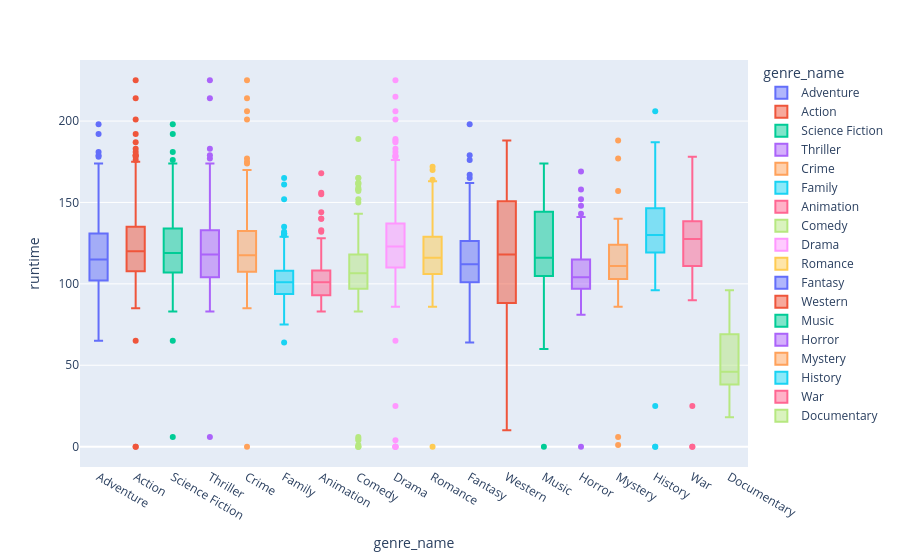

The notebook cell this image was saved under:
### Code cell
px.box(q2_df, x="genre_name", y="runtime", color = "genre_name", points = "outliers")

### Figure 1 — Plotly figure (JSON) as saved in the notebook; plotly's stock layout.template omitted (floating-point values rounded to 4 significant figures; data arrays with more than 128 entries replaced by an {"elided": "..."} marker saying what was removed)
{"data": [{"alignmentgroup": "True", "boxpoints": "outliers", "hovertemplate": "genre_name=%{x}<br>runtime=%{y}<extra></extra>", "legendgroup": "Adventure", "marker": {"color": "#636efa"}, "name": "Adventure", "notched": false, "offsetgroup": "Adventure", "orientation": "v", "showlegend": true, "type": "box", "x": {"elided": "368 str values"}, "x0": " ", "xaxis": "x", "y": {"elided": "368 int values"}, "y0": " ", "yaxis": "y"}, {"alignmentgroup": "True", "boxpoints": "outliers", "hovertemplate": "genre_name=%{x}<br>runtime=%{y}<extra></extra>", "legendgroup": "Action", "marker": {"color": "#EF553B"}, "name": "Action", "notched": false, "offsetgroup": "Action", "orientation": "v", "showlegend": true, "type": "box", "x": {"elided": "453 str values"}, "x0": " ", "xaxis": "x", "y": {"elided": "453 int values"}, "y0": " ", "yaxis": "y"}, {"alignmentgroup": "True", "boxpoints": "outliers", "hovertemplate": "genre_name=%{x}<br>runtime=%{y}<extra></extra>", "legendgroup": "Science Fiction", "marker": {"color": "#00cc96"}, "name": "Science Fiction", "notched": false, "offsetgroup": "Science Fiction", "orientation": "v", "showlegend": true, "type": "box", "x": {"elided": "190 str values"}, "x0": " ", "xaxis": "x", "y": {"elided": "190 int values"}, "y0": " ", "yaxis": "y"}, {"alignmentgroup": "True", "boxpoints": "outliers", "hovertemplate": "genre_name=%{x}<br>runtime=%{y}<extra></extra>", "legendgroup": "Thriller", "marker": {"color": "#ab63fa"}, "name": "Thriller", "notched": false, "offsetgroup": "Thriller", "orientation": "v", "showlegend": true, "type": "box", "x": {"elided": "240 str values"}, "x0": " ", "xaxis": "x", "y": {"elided": "240 int values"}, "y0": " ", "yaxis": "y"}, {"alignmentgroup": "True", "boxpoints": "outliers", "hovertemplate": "genre_name=%{x}<br>runtime=%{y}<extra></extra>", "legendgroup": "Crime", "marker": {"color": "#FFA15A"}, "name": "Crime", "notched": false, "offsetgroup": "Crime", "orientation": "v", "showlegend": true, "type": "box", "x": {"elided": "152 str values"}, "x0": " ", "xaxis": "x", "y": {"elided": "152 int values"}, "y0": " ", "yaxis": "y"}, {"alignmentgroup": "True", "boxpoints": "outliers", "hovertemplate": "genre_name=%{x}<br>runtime=%{y}<extra></extra>", "legendgroup": "Family", "marker": {"color": "#19d3f3"}, "name": "Family", "notched": false, "offsetgroup": "Family", "orientation": "v", "showlegend": true, "type": "box", "x": {"elided": "185 str values"}, "x0": " ", "xaxis": "x", "y": {"elided": "185 int values"}, "y0": " ", "yaxis": "y"}, {"alignmentgroup": "True", "boxpoints": "outliers", "hovertemplate": "genre_name=%{x}<br>runtime=%{y}<extra></extra>", "legendgroup": "Animation", "marker": {"color": "#FF6692"}, "name": "Animation", "notched": false, "offsetgroup": "Animation", "orientation": "v", "showlegend": true, "type": "box", "x": {"elided": "173 str values"}, "x0": " ", "xaxis": "x", "y": {"elided": "173 int values"}, "y0": " ", "yaxis": "y"}, {"alignmentgroup": "True", "boxpoints": "outliers", "hovertemplate": "genre_name=%{x}<br>runtime=%{y}<extra></extra>", "legendgroup": "Comedy", "marker": {"color": "#B6E880"}, "name": "Comedy", "notched": false, "offsetgroup": "Comedy", "orientation": "v", "showlegend": true, "type": "box", "x": {"elided": "366 str values"}, "x0": " ", "xaxis": "x", "y": {"elided": "366 int values"}, "y0": " ", "yaxis": "y"}, {"alignmentgroup": "True", "boxpoints": "outliers", "hovertemplate": "genre_name=%{x}<br>runtime=%{y}<extra></extra>", "legendgroup": "Drama", "marker": {"color": "#FF97FF"}, "name": "Drama", "notched": false, "offsetgroup": "Drama", "orientation": "v", "showlegend": true, "type": "box", "x": {"elided": "344 str values"}, "x0": " ", "xaxis": "x", "y": {"elided": "344 int values"}, "y0": " ", "yaxis": "y"}, {"alignmentgroup": "True", "boxpoints": "outliers", "hovertemplate": "genre_name=%{x}<br>runtime=%{y}<extra></extra>", "legendgroup": "Romance", "marker": {"color": "#FECB52"}, "name": "Romance", "notched": false, "offsetgroup": "Romance", "orientation": "v", "showlegend": true, "type": "box", "x": ["Romance", "Romance", "Romance", "Romance", "Romance", "Romance", "Romance", "Romance", "Romance", "Romance", "Romance", "Romance", "Romance", "Romance", "Romance", "Romance", "Romance", "Romance", "Romance", "Romance", "Romance", "Romance", "Romance", "Romance", "Romance", "Romance", "Romance", "Romance", "Romance", "Romance", "Romance", "Romance", "Romance", "Romance", "Romance", "Romance", "Romance", "Romance", "Romance", "Romance", "Romance", "Romance", "Romance", "Romance", "Romance", "Romance", "Romance", "Romance", "Romance", "Romance", "Romance", "Romance", "Romance", "Romance", "Romance", "Romance", "Romance", "Romance", "Romance", "Romance", "Romance", "Romance", "Romance", "Romance", "Romance", "Romance", "Romance", "Romance", "Romance", "Romance", "Romance", "Romance", "Romance", "Romance", "Romance", "Romance", "Romance", "Romance", "Romance", "Romance", "Romance", "Romance", "Romance", "Romance", "Romance", "Romance", "Romance", "Romance", "Romance", "Romance", "Romance", "Romance", "Romance", "Romance", "Romance", "Romance", "Romance", "Romance", "Romance", "Romance", "Romance", "Romance", "Romance", "Romance", "Romance", "Romance", "Romance", "Romance"], "x0": " ", "xaxis": "x", "y": [125, 105, 104, 105, 125, 109, 116, 133, 158, 119, 164, 112, 94, 129, 106, 116, 123, 110, 152, 124, 110, 170, 94, 97, 129, 118, 123, 122, 86, 109, 96, 120, 136, 114, 105, 121, 120, 100, 110, 112, 163, 104, 103, 110, 127, 135, 135, 122, 112, 116, 103, 116, 117, 106, 99, 172, 105, 125, 106, 140, 120, 115, 135, 111, 114, 115, 110, 156, 143, 112, 133, 105, 97, 99, 104, 126, 124, 128, 112, 107, 112, 135, 102, 103, 141, 103, 0, 112, 162, 131, 127, 123, 132, 131, 115, 115, 133, 139, 137, 100, 124, 116, 123, 125, 116, 150, 133, 105], "y0": " ", "yaxis": "y"}, {"alignmentgroup": "True", "boxpoints": "outliers", "hovertemplate": "genre_name=%{x}<br>runtime=%{y}<extra></extra>", "legendgroup": "Fantasy", "marker": {"color": "#636efa"}, "name": "Fantasy", "notched": false, "offsetgroup": "Fantasy", "orientation": "v", "showlegend": true, "type": "box", "x": {"elided": "201 str values"}, "x0": " ", "xaxis": "x", "y": {"elided": "201 int values"}, "y0": " ", "yaxis": "y"}, {"alignmentgroup": "True", "boxpoints": "outliers", "hovertemplate": "genre_name=%{x}<br>runtime=%{y}<extra></extra>", "legendgroup": "Western", "marker": {"color": "#EF553B"}, "name": "Western", "notched": false, "offsetgroup": "Western", "orientation": "v", "showlegend": true, "type": "box", "x": ["Western", "Western", "Western", "Western", "Western", "Western", "Western"], "x0": " ", "xaxis": "x", "y": [157, 188, 132, 10, 118, 88, 89], "y0": " ", "yaxis": "y"}, {"alignmentgroup": "True", "boxpoints": "outliers", "hovertemplate": "genre_name=%{x}<br>runtime=%{y}<extra></extra>", "legendgroup": "Music", "marker": {"color": "#00cc96"}, "name": "Music", "notched": false, "offsetgroup": "Music", "orientation": "v", "showlegend": true, "type": "box", "x": ["Music", "Music", "Music", "Music", "Music", "Music", "Music", "Music", "Music", "Music", "Music", "Music", "Music", "Music", "Music", "Music", "Music", "Music", "Music", "Music", "Music", "Music", "Music", "Music", "Music", "Music", "Music", "Music", "Music", "Music", "Music", "Music", "Music", "Music", "Music", "Music", "Music"], "x0": " ", "xaxis": "x", "y": [115, 92, 147, 158, 108, 105, 93, 150, 135, 136, 100, 110, 121, 116, 150, 101, 91, 115, 110, 145, 159, 115, 106, 0, 144, 60, 112, 169, 91, 104, 141, 127, 122, 174, 150, 133, 120], "y0": " ", "yaxis": "y"}, {"alignmentgroup": "True", "boxpoints": "outliers", "hovertemplate": "genre_name=%{x}<br>runtime=%{y}<extra></extra>", "legendgroup": "Horror", "marker": {"color": "#ab63fa"}, "name": "Horror", "notched": false, "offsetgroup": "Horror", "orientation": "v", "showlegend": true, "type": "box", "x": {"elided": "141 str values"}, "x0": " ", "xaxis": "x", "y": {"elided": "141 int values"}, "y0": " ", "yaxis": "y"}, {"alignmentgroup": "True", "boxpoints": "outliers", "hovertemplate": "genre_name=%{x}<br>runtime=%{y}<extra></extra>", "legendgroup": "Mystery", "marker": {"color": "#FFA15A"}, "name": "Mystery", "notched": false, "offsetgroup": "Mystery", "orientation": "v", "showlegend": true, "type": "box", "x": ["Mystery", "Mystery", "Mystery", "Mystery", "Mystery", "Mystery", "Mystery", "Mystery", "Mystery", "Mystery", "Mystery", "Mystery", "Mystery", "Mystery", "Mystery", "Mystery", "Mystery", "Mystery", "Mystery", "Mystery", "Mystery", "Mystery", "Mystery", "Mystery", "Mystery", "Mystery", "Mystery", "Mystery", "Mystery", "Mystery", "Mystery", "Mystery", "Mystery", "Mystery", "Mystery", "Mystery", "Mystery", "Mystery", "Mystery", "Mystery", "Mystery", "Mystery", "Mystery", "Mystery", "Mystery", "Mystery", "Mystery", "Mystery", "Mystery", "Mystery", "Mystery", "Mystery", "Mystery", "Mystery", "Mystery", "Mystery", "Mystery", "Mystery", "Mystery", "Mystery", "Mystery", "Mystery", "Mystery", "Mystery", "Mystery", "Mystery", "Mystery", "Mystery", "Mystery", "Mystery", "Mystery", "Mystery", "Mystery", "Mystery", "Mystery", "Mystery", "Mystery", "Mystery", "Mystery", "Mystery", "Mystery", "Mystery", "Mystery", "Mystery", "Mystery", "Mystery", "Mystery", "Mystery", "Mystery", "Mystery", "Mystery", "Mystery", "Mystery", "Mystery", "Mystery", "Mystery", "Mystery", "Mystery"], "x0": " ", "xaxis": "x", "y": [127, 130, 188, 135, 109, 119, 122, 116, 120, 112, 96, 114, 104, 107, 97, 91, 104, 112, 121, 140, 105, 104, 100, 110, 117, 86, 128, 132, 102, 131, 116, 99, 109, 108, 132, 109, 124, 94, 87, 87, 119, 97, 108, 136, 108, 111, 125, 120, 123, 110, 108, 88, 93, 111, 99, 177, 116, 115, 126, 114, 127, 102, 123, 111, 103, 140, 102, 134, 157, 122, 128, 112, 118, 104, 110, 6, 119, 100, 119, 127, 101, 110, 134, 98, 102, 103, 108, 135, 131, 110, 129, 109, 133, 111, 103, 1, 95, 94], "y0": " ", "yaxis": "y"}, {"alignmentgroup": "True", "boxpoints": "outliers", "hovertemplate": "genre_name=%{x}<br>runtime=%{y}<extra></extra>", "legendgroup": "History", "marker": {"color": "#19d3f3"}, "name": "History", "notched": false, "offsetgroup": "History", "orientation": "v", "showlegend": true, "type": "box", "x": ["History", "History", "History", "History", "History", "History", "History", "History", "History", "History", "History", "History", "History", "History", "History", "History", "History", "History", "History", "History", "History", "History", "History", "History", "History", "History", "History", "History", "History", "History", "History", "History", "History", "History", "History", "History", "History", "History", "History", "History", "History", "History", "History", "History", "History", "History", "History", "History", "History", "History", "History", "History", "History", "History", "History", "History", "History", "History", "History", "History", "History", "History", "History", "History", "History", "History", "History", "History", "History", "History", "History", "History", "History", "History", "History", "History", "History", "History", "History"], "x0": " ", "xaxis": "x", "y": [121, 147, 105, 127, 123, 129, 140, 122, 96, 127, 139, 125, 136, 116, 125, 138, 112, 132, 130, 141, 120, 136, 163, 130, 154, 119, 105, 153, 122, 138, 109, 147, 122, 135, 112, 25, 158, 98, 144, 138, 145, 153, 121, 160, 149, 159, 187, 135, 0, 167, 141, 130, 116, 181, 157, 168, 158, 206, 128, 141, 112, 123, 105, 120, 109, 118, 133, 104, 144, 122, 156, 137, 113, 147, 122, 109, 161, 0, 134], "y0": " ", "yaxis": "y"}, {"alignmentgroup": "True", "boxpoints": "outliers", "hovertemplate": "genre_name=%{x}<br>runtime=%{y}<extra></extra>", "legendgroup": "War", "marker": {"color": "#FF6692"}, "name": "War", "notched": false, "offsetgroup": "War", "orientation": "v", "showlegend": true, "type": "box", "x": ["War", "War", "War", "War", "War", "War", "War", "War", "War", "War", "War", "War", "War", "War", "War", "War", "War", "War", "War", "War", "War", "War", "War", "War", "War", "War", "War", "War", "War", "War", "War", "War", "War", "War", "War", "War", "War", "War", "War", "War", "War", "War", "War", "War"], "x0": " ", "xaxis": "x", "y": [90, 139, 124, 124, 124, 124, 107, 140, 136, 138, 116, 130, 119, 138, 108, 147, 122, 132, 25, 178, 97, 121, 149, 137, 135, 96, 0, 130, 134, 148, 158, 141, 105, 144, 109, 101, 137, 125, 145, 113, 0, 146, 134, 122], "y0": " ", "yaxis": "y"}, {"alignmentgroup": "True", "boxpoints": "outliers", "hovertemplate": "genre_name=%{x}<br>runtime=%{y}<extra></extra>", "legendgroup": "Documentary", "marker": {"color": "#B6E880"}, "name": "Documentary", "notched": false, "offsetgroup": "Documentary", "orientation": "v", "showlegend": true, "type": "box", "x": ["Documentary", "Documentary", "Documentary", "Documentary", "Documentary"], "x0": " ", "xaxis": "x", "y": [45, 96, 60, 46, 18], "y0": " ", "yaxis": "y"}], "layout": {"boxmode": "overlay", "legend": {"title": {"text": "genre_name"}, "tracegroupgap": 0}, "margin": {"t": 60}, "xaxis": {"anchor": "y", "categoryarray": ["Adventure", "Action", "Science Fiction", "Thriller", "Crime", "Family", "Animation", "Comedy", "Drama", "Romance", "Fantasy", "Western", "Music", "Horror", "Mystery", "History", "War", "Documentary"], "categoryorder": "array", "domain": [0, 1], "title": {"text": "genre_name"}}, "yaxis": {"anchor": "x", "domain": [0, 1], "title": {"text": "runtime"}}}}
